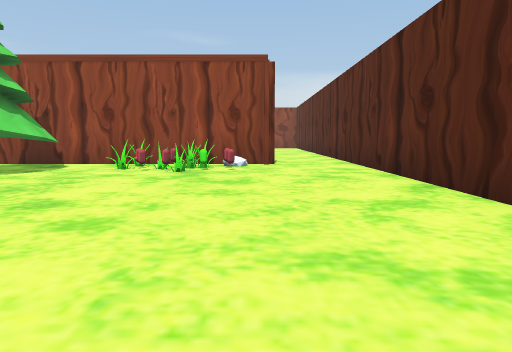
[1] (above)

16 first-person views from a walk through a scene from a Unity 3-D project. The camera is 1.2 m above the floor, tilts 6° down and sees 70° across. Doors are open. The floor is counted in squares, 2 m on a side. Each view is taken from the middle of a square. On the plan, view 1 faces up. The plan holds only what a view shows up to about 10 squares ahead; the rest is blank. The place goes on beyond the plan. The player character is not drawn.

[2]
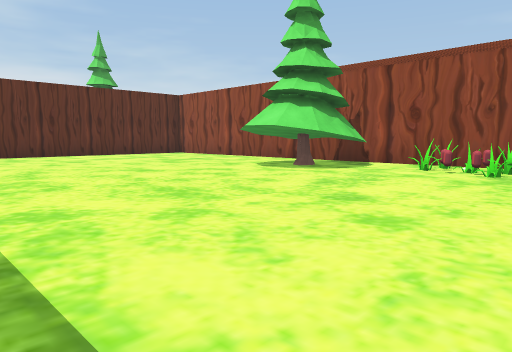

[3]
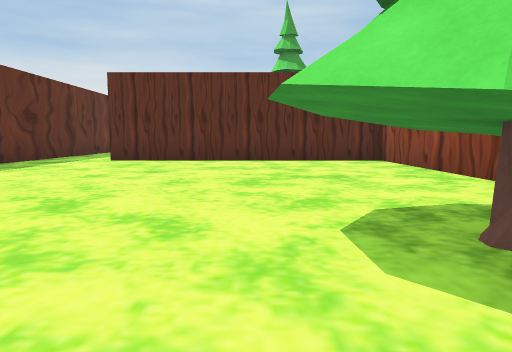

[4]
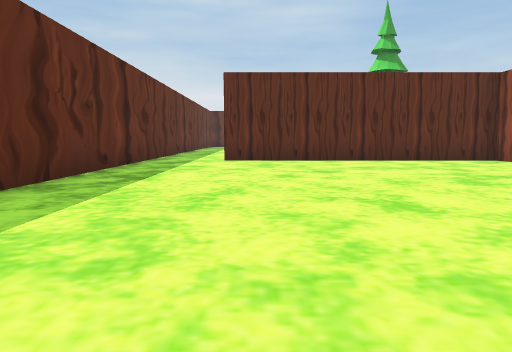

[5]
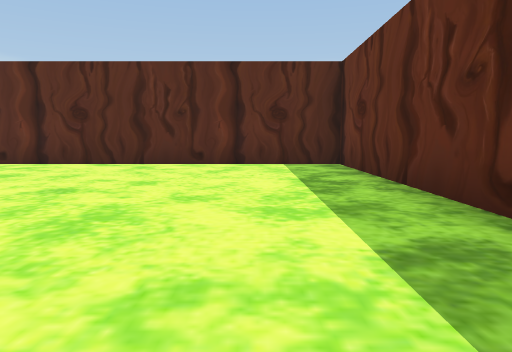

[6]
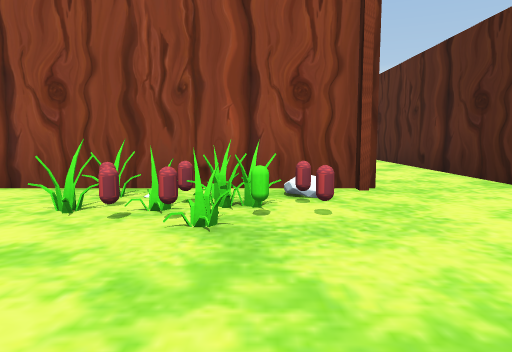

[7]
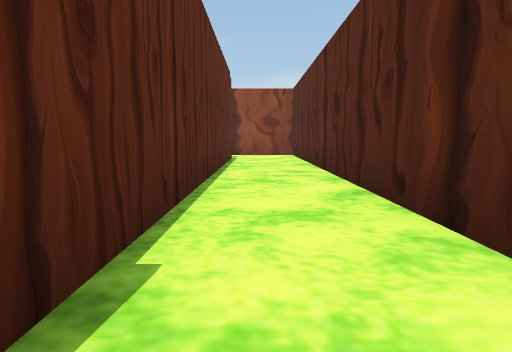

[8]
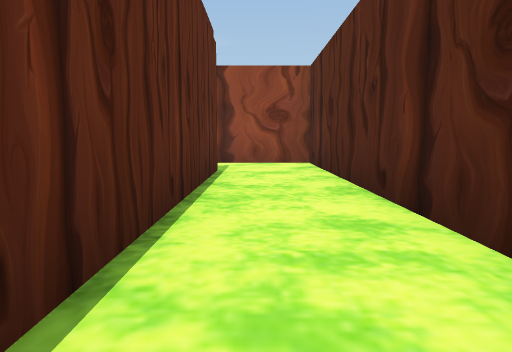

[9]
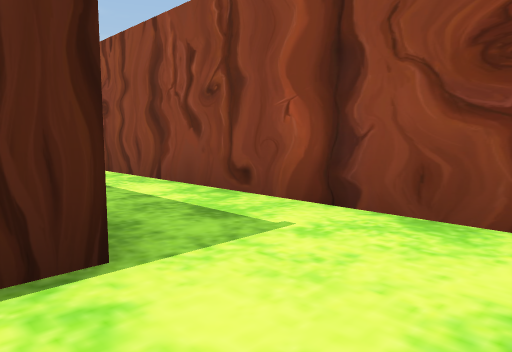

[10]
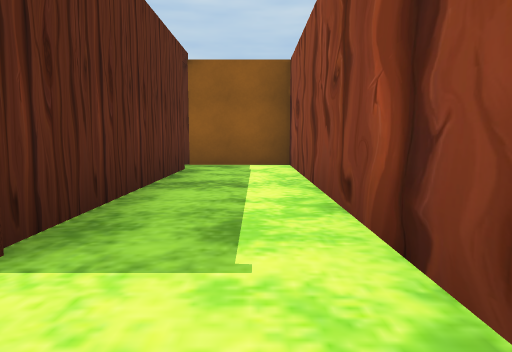

[11]
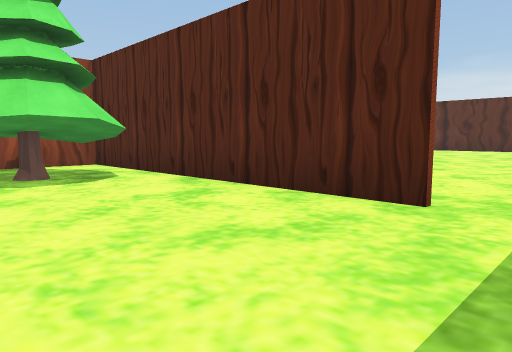

[12]
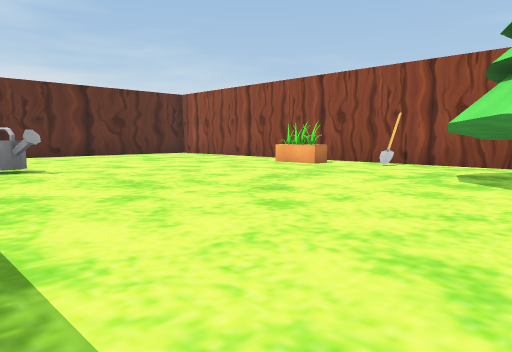

[13]
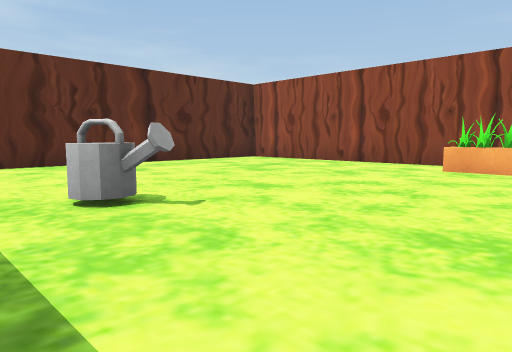

[14]
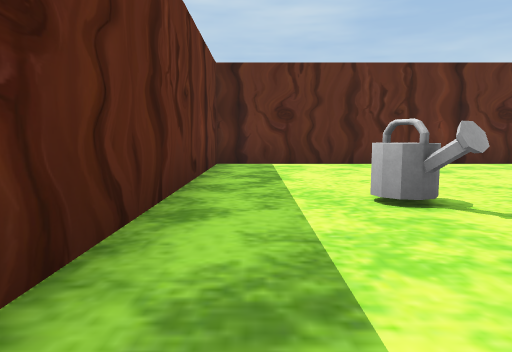

[15]
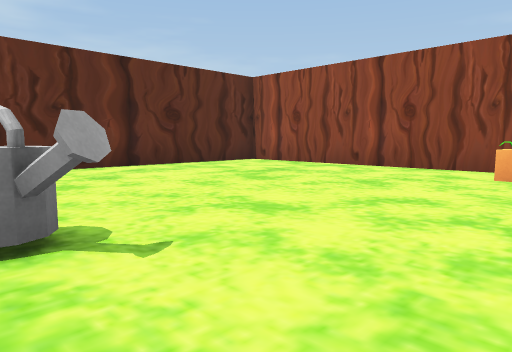

[16]
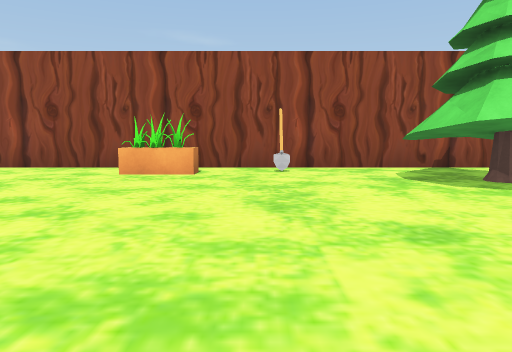

### Floor plan
Ten units are one square. View 1 is at (0, 0); x grows to the right and y downward. Boxes are objects, and circles mark ways between rooms. Rooms are numbered by the first view taken in them; rooms with no view inside come last. Other rooms are left out.
<svg viewBox="-269 -212 297 226">
<path fill="none" stroke="#000" d="M-79 -83 -131 -83M5 -83 -59 -83M-34 9 23 9 23 -207 -61 -207 -61 -184M-126 -84 -126 -11M-131 9 -70 9M-51 -186 3 -186 3 -89M-264 -79 -264 9 -191 9M-127 -11 -127 -84M-131 -83 -260 -83"/>
<rect x="-65" y="-85" width="30" height="40" fill="#bbb"><title>tree</title></rect>
<rect x="-25" y="-75" width="10" height="10" fill="#bbb"><title>other object</title></rect>
<rect x="-15" y="-65" width="10" height="10" fill="#bbb"><title>other object</title></rect>
<rect x="-15" y="-75" width="10" height="10" fill="#bbb"><title>other object</title></rect>
<rect x="-215" y="-25" width="10" height="20" fill="#bbb"><title>other object</title></rect>
<rect x="-205" y="-75" width="20" height="10" fill="#bbb"><title>orange block</title></rect>
<rect x="-185" y="-85" width="10" height="10" fill="#bbb"><title>shovel</title></rect>
<rect x="-165" y="-75" width="30" height="30" fill="#bbb"><title>tree</title></rect>
<circle cx="-130" cy="-5" r="3" fill="#2a7"/>
<text x="-40" y="-60">1</text>
<text x="-200" y="-40">2</text>
</svg>
Room 1 opens to room 2.

Where each view was taken, in squares from view 1:
view 1: 0 up, 0 right, facing up
view 2: 0 up, 0 right, facing up-left
view 3: 5 up, 3 left, facing left
view 4: 2 up, 3 left, facing left
view 5: 1 up, 6 left, facing right
view 6: 4 up, 1 left, facing up
view 7: 8 up, 1 right, facing up
view 8: 12 up, 1 right, facing up
view 9: 18 up, 2 right, facing up-left
view 10: 20 up, 2 right, facing left
view 11: 0 up, 16 left, facing up-right
view 12: 0 up, 14 left, facing up-left
view 13: 0 up, 18 left, facing up-left
view 14: 0 up, 18 left, facing left
view 15: 1 up, 19 left, facing up-left
view 16: 1 up, 18 left, facing up
